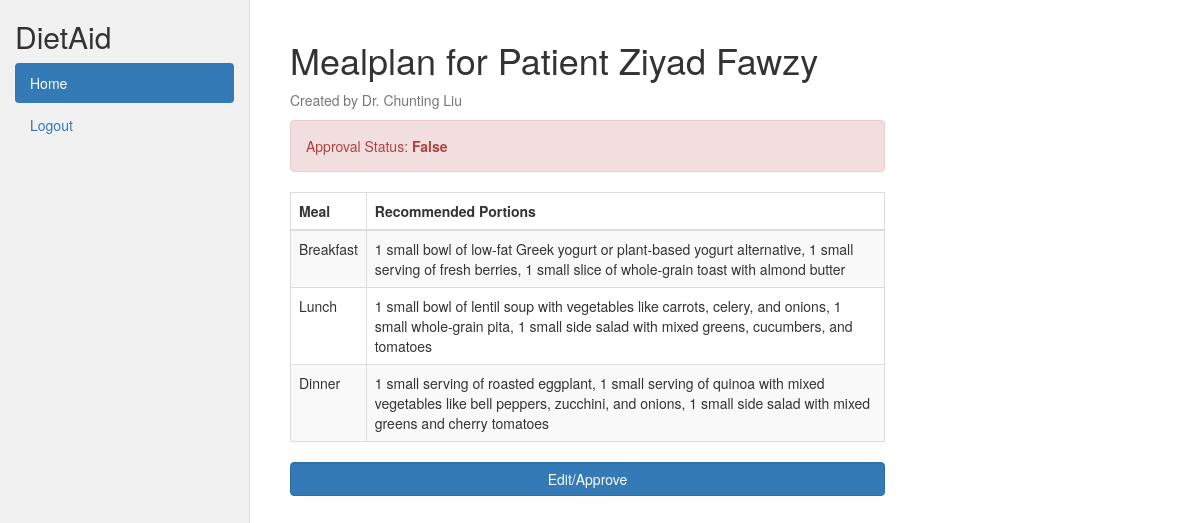
The page /catalog/mealplan/?mealplan_id=6 (signed in) on the database its author committed.
### catalog/models.py (models this page shows)
class Mealplan(models.Model):
    patient_id = models.IntegerField()
    patient_lastname = models.CharField(max_length = 100)
    doctor_id = models.IntegerField()
    doctor_lastname = models.CharField(max_length = 100)
    diagnosis_id = models.IntegerField()
    preference = models.CharField(max_length = 500)
    breakfast = models.CharField(max_length = 500)
    lunch = models.CharField(max_length = 500)
    dinner = models.CharField(max_length = 500)
    notes_from_doctor = models.CharField(max_length = 500)
    approved = models.BooleanField(default = False)
    created_at = models.DateTimeField(auto_now_add=True)
    updated_at = models.DateTimeField(auto_now=True)

### catalog/views.py (the view)
# urls.py: path('mealplan/', views.mealplan_detail_view, name='mealplan-detail'),
@login_required
def mealplan_detail_view(request):
    mealplan = get_object_or_404(Mealplan, pk = request.GET.get('mealplan_id'))
    patient = get_object_or_404(User, pk = mealplan.patient_id)
    doctor = get_object_or_404(User, pk = mealplan.doctor_id)
    context = {
        'diagnosis': mealplan,
        'patient': patient,
        'doctor': doctor,
        'mealplan': mealplan,
        'is_doctor': is_doctor(request.user),
    }
    return render(request, 'catalog/mealplan_detail.html', context)

### catalog/views.py (called while the page is built)
def is_doctor(user):
    if(user.groups.filter(name='Doctor').exists()):
        return True
    else:
        return False

### catalog/templates/catalog/mealplan_detail.html
{% extends "base_generic.html" %}
{% block content %}
    <h1>Mealplan for Patient {{patient.first_name}} {{patient.last_name}} </h1>
    <p class='text-muted'>Created by Dr. {{doctor.first_name}} {{doctor.last_name}}<p>
    {%if mealplan.approved%}
        <div class="alert alert-success">
            Approval Status: <strong>{{mealplan.approved}}</strong>
        </div>
    {%else%}
        <div class="alert alert-danger">
            Approval Status: <strong>{{mealplan.approved}}</strong>
        </div>
    {%endif%}
      <table class="table table-striped table-bordered is-breakable">
        <thead>
          <tr>
            <th>Meal</th>
            <th class = "w-75">Recommended Portions</th>
          </tr>
        </thead>
        <tbody>
          <tr>
            <td scope = "row">Breakfast</td>
            <td>{{mealplan.breakfast}}</td>
          </tr>
          <tr>
            <td scope = "row">Lunch</td>
            <td>{{mealplan.lunch}}</td>
          </tr>
          <tr>
            <td scope = "row">Dinner</td>
            <td>{{mealplan.dinner}}</td>
          </tr>
        </tbody>
      </table>
    {% if is_doctor%}
    <a href = "{% url 'edit-mealplan' %}?mealplan_id={{mealplan.id}}" class='form-control btn btn-primary'>Edit/Approve</a>
    {% endif %}
{% endblock %}

### rows shown on the page
Mealplan: approved "False", breakfast "1 small bowl of low-fat Greek yogurt or plant-based yogurt alternative, 1 small serving of fresh berries, 1 small slice of whole-grain toast with almond butter", lunch "1 small bowl of lentil soup with vegetables like carrots, celery, and onions, 1 small whole-grain pita, 1 small side salad with mixed greens, cucumbers, and tomatoes", dinner "1 small serving of roasted eggplant, 1 small serving of quinoa with mixed vegetables like bell peppers, zucchini, and onions, 1 small side salad with mixed greens and cherry tomatoes"

### other values the page prints
{{ patient.first_name }} "Ziyad"
{{ patient.last_name }} "Fawzy"
{{ doctor.first_name }} "Chunting"
{{ doctor.last_name }} "Liu"
